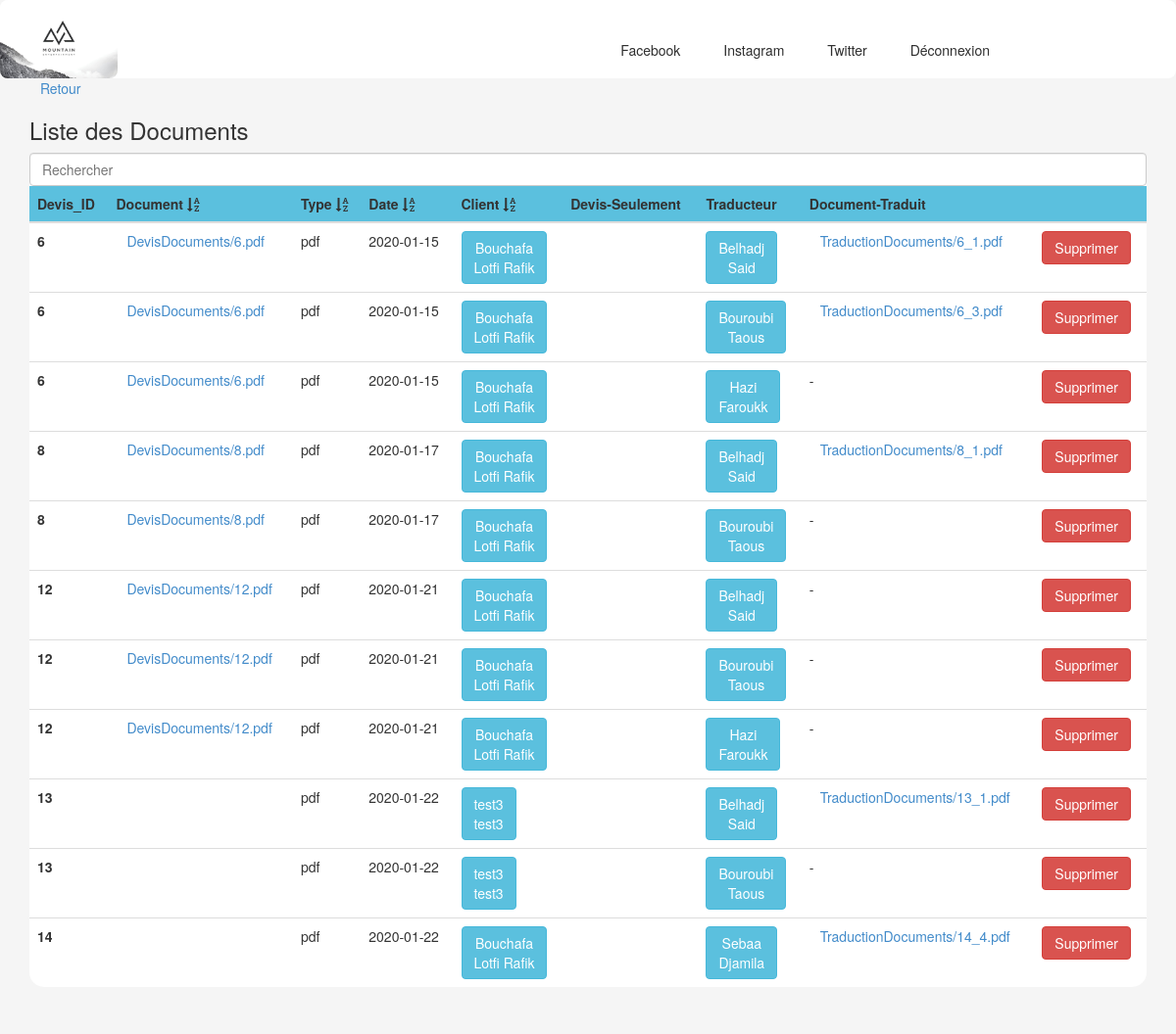
Screenshot of /admin.php?p=gestionDocument (signed in) with the database file from the repository.
### tables this page shows
CREATE TABLE `devis` (
  `id` int(11) NOT NULL,
  `client_id` int(11) NOT NULL,
  `nom` varchar(255) DEFAULT NULL,
  `prenom` varchar(255) DEFAULT NULL,
  `email` varchar(255) DEFAULT NULL,
  `tel` varchar(10) DEFAULT NULL,
  `adresse` varchar(255) DEFAULT NULL,
  `langue_s` varchar(255) NOT NULL,
  `langue_d` varchar(255) NOT NULL,
  `traduction_type` int(11) NOT NULL,
  `comment` text DEFAULT NULL,
  `assermente` tinyint(1) NOT NULL DEFAULT 0,
  `file_path` varchar(255) DEFAULT NULL,
  `date` date NOT NULL DEFAULT current_timestamp()
);

CREATE TABLE `client` (
  `id` int(11) NOT NULL,
  `email` varchar(255) NOT NULL,
  `password` varchar(255) NOT NULL,
  `firstname` varchar(255) DEFAULT NULL,
  `lastname` varchar(255) DEFAULT NULL,
  `tel` varchar(10) DEFAULT NULL,
  `fax` varchar(10) DEFAULT NULL,
  `wilaya` varchar(255) DEFAULT NULL,
  `commune` varchar(255) DEFAULT NULL,
  `adress` varchar(255) DEFAULT NULL,
  `idbloquer` int(11) DEFAULT NULL
);

CREATE TABLE `traducteur` (
  `id` int(11) NOT NULL,
  `email` varchar(255) NOT NULL,
  `password` varchar(255) NOT NULL,
  `firstname` varchar(255) DEFAULT NULL,
  `lastname` varchar(255) DEFAULT NULL,
  `tel` varchar(10) DEFAULT NULL,
  `fax` varchar(10) DEFAULT NULL,
  `wilaya` varchar(255) DEFAULT NULL,
  `commune` varchar(255) DEFAULT NULL,
  `adress` varchar(255) DEFAULT NULL,
  `langue1` varchar(255) DEFAULT NULL,
  `langue2` varchar(255) DEFAULT NULL,
  `langue3` varchar(255) DEFAULT NULL,
  `langue4` varchar(255) DEFAULT NULL,
  `langue5` varchar(255) DEFAULT NULL,
  `assermente` tinyint(1) DEFAULT 0,
  `idbloquer` int(11) DEFAULT NULL
);

CREATE TABLE `traduction` (
  `devis_id` int(11) NOT NULL,
  `traducteur_id` int(11) NOT NULL,
  `file_path` varchar(255) DEFAULT NULL,
  `note` enum('0','1','2','3','4','5') NOT NULL,
  `date_d` date NOT NULL DEFAULT current_timestamp()
);

### controller/admin/controller.php (called while the page is built, shortened)
<?php
class  Controller {
  public function render($vue,$data=[],$error=[])
  {
    require 'view/admin/'.$vue.'.php';
    require 'view/admin/template/index.php';
    exit(0);
  }
}

### controller/admin/Admincontroleur.php (called while the page is built, shortened)
<?php
class Admincontroleur extends controller {
    public function gestionDocument()
    {
        $devis = new devis();
        $traducteur = new traducteur();
        $devisTraducteur = new devisTraducteur();
        $demandeTraduction = new demandeTraduction();
        $traduction = new traduction();
        $client = new client();
        $data['devis'] = $devis->getAll();
        $j = 0;
        foreach ($data['devis'] as $devis)
        {
            $listTraducteurId = $devisTraducteur->getAll($devis['id']);
            $data['devis'][$j]['clientInfo'] = $client->listec(array("id" => $devis['client_id']));
            $data['devis'][$j]['traducteursInfo'] = false;
            if($listTraducteurId)
            {
                $i = 0;
                foreach ($listTraducteurId as $traducteurId)
                {
                    $data['devis'][$j]['demandeTraduction'][$i] = $demandeTraduction->listec(array("devis_id" => $devis['id'],"traducteur_id" => $traducteurId['traducteur_id']))[0];
                    $data['devis'][$j]['traduction'][$i] = $traduction->listec(array("devis_id" => $devis['id'],"traducteur_id" => $traducteurId['traducteur_id']))[0];
                    $data['devis'][$j]['traducteursInfo'][$i] = $traducteur->listec(array("id" => $traducteurId['traducteur_id']));
                    $i++;
                }
            }
            $j++;
        }
        $this->render('gestionDocument',$data);
    }
}

### core/DataBase/database.php (called while the page is built, shortened)
<?php
class dataBase{
	private $db_name;
    private $db_host;
    private $db_user;
    private $db_pass;
    private $pdo;
    public function __construct($db_name="TDW",$db_host='localhost',$db_user='root',$db_pass='')
    {
    	$this->db_name=$db_name;
    	$this->db_host=$db_host;
    	$this->db_user=$db_user;
    	$this->db_pass=$db_pass;
    	$this->pdo=$this->getPdo();
    }
    private function getPdo()
    {
    	if(is_null($this->pdo))
    	{
    		$this->pdo=new PDO('mysql:dbname='.$this->db_name.';localhost='.$this->db_host.'',''.$this->db_user.'',''.$this->db_pass.'');
    		$this->pdo->setAttribute(PDO::ATTR_ERRMODE,PDO::ERRMODE_EXCEPTION);
    	}
    	return $this->pdo;
    }
    public function query($statement)
    {
     $query=$this->pdo->query($statement);
     $result=$query->fetchAll(PDO::FETCH_ASSOC);
     if(!empty($result))
     {
        return $result;
     }
     return false;
    }
    public function prepare($statement,$argument)
    {
    	$query=$this->pdo->prepare($statement);
    	$query->execute($argument);
        if(strpos($statement,'UPDATE')!==0   AND strpos ($statement,'INSERT')!==0 AND strpos($statement,'DELETE')!==0)
        {
            $result=$query->fetchAll(PDO::FETCH_ASSOC);
             if(!empty($result))
             {
                return $result;
             }
             return false;
        }
    }
}

### model/devis.php (called while the page is built, shortened)
<?php
class devis extends \core\model\table{
    protected $table = "devis";
	protected $db;
	public function __construct(){
		$db = new database();
		$this->db = $db;
    }
    public function getAll()
    {
        $listDevis = $this->db->query('SELECT * FROM '.$this->table);
		return $listDevis;
    }
}

### core/model/table.php (called while the page is built, shortened)
<?php
class table
{
    protected $table = "";
    protected $db = "";
    public function select($array=[])
    {
        $sql_parts=[];
        $arguments=[];
        $i = 0;
        foreach($array as $k=>$v)
        {
            $sql_parts[$i]= $k.'=?';
            $arguments[$i]=$v;
            $i++;
        }
        $a = implode(" and ",$sql_parts);
        $statement = 'SELECT * from '.$this->table.' WHERE ' .$a;
        return ($this->db->prepare($statement,$arguments));
    }
}

### model/client.php (called while the page is built, shortened)
<?php
class client extends \core\model\table{
	public function __construct(){
		$db = new database();
		$this->db = $db;
	}
	public function listec($array=[])
	{
		$data = $this->select($array);
		return $data;
	}
 }

### model/traducteur.php (called while the page is built, shortened)
<?php
class traducteur extends \core\model\table{
	public function __construct(){
		$db = new database();
		$this->db = $db;
	}
	public function listec($array=[])
	{
		$data = $this->select($array);
		return $data;
	}
 }

### model/traduction.php (called while the page is built, shortened)
<?php
class traduction extends \core\model\table{
	public function __construct(){
		$db = new database();
		$this->db = $db;
    }
    public function listec($array=[])
	{
		$data = $this->select($array);
		return $data;
    }
}

### view/admin/gestionDocument.php (the view, shortened to what this page needs)
<div class="container">
<div class="row">
 <div class="col-md-12">
 <a href="?p=home"><i class="glyphicon glyphicon-arrow-left"></i>Retour</a>
 <h3> Liste des Documents</h6>
      <input type="text" class="form-control col-md-5" id="myInput" onkeyup="myFunction()" placeholder="Rechercher">
			<div class="ttable">
			<table class="table" id="myTable">
			<thead  style ="background-color:#5BC0DE;"class="entet">
			<tr>
			<th scope="col">Devis_ID</th>
      <th scope="col">Document
            <i  onclick="sortTable(0)" class="fa fa-sort-alpha-down"> </i>
       </th>
			<th scope="col">Type
            <i  onclick="sortTable(1)" class="fa fa-sort-alpha-down"> </i>
            </th>
			<th scope="col">Date
            <i  onclick="sortTable(2)" class="fa fa-sort-alpha-down"> </i>
            </th>
			<th scope="col">Client
            <i  onclick="sortTable(3)" class="fa fa-sort-alpha-down"> </i>
            </th>
      <th scope="col">Devis-Seulement</th>
      <th scope="col">Traducteur</th>
      <th scope="col">Document-Traduit</th>
      <th scope="col"></th>
			</tr>
		</thead>
		<tbody>
      <?php
		if($data['devis'])
		{
			foreach ($data['devis'] as $devis)
			{
        if($devis['traducteursInfo'])
        {
          $j = 0;
          foreach ($devis['traducteursInfo'] as $traducteurId)
          {?>
            <tr  style="cursor: pointer ; " class="lien" >
              <th scope="row"><?php echo $devis['id'] ?></th>
              <td><i class="glyphicon glyphicon-file" style="color:red;"></i><a target="_blank" href="?p=downDevis&did=<?php echo $devis['id']?>"><?php echo $devis['file_path'] ?></td>
              <td>pdf</td>
              <td><?php echo $devis['date'] ?></td>
              <td><a target="_blank" href="?p=clientProfile&id=<? echo $devis['client_id'] ?>" ><button class="btn btn-info"><?php echo $devis['clientInfo'][0]['lastname'].'<br>'.$devis['clientInfo'][0]['firstname'] ?></button></a></td>
              <?php if($devis['demandeTraduction'][$j])
              {
                ?>								<td><i class="glyphicon glyphicon-ok" style="color:green"></i></td>
              <?php
              }
              else
              {?>
              								<td><i class="glyphicon glyphicon-remove" style="color:red"></i></td>
             <?}
              ?>
              <td><a target="_blank" href="?p=traducteurProfile&id=<? echo $traducteurId[0]['id'] ?>" ><button class="btn btn-info"><?php echo $traducteurId[0]['lastname'].'<br>'.$traducteurId[0]['firstname'] ?></button></a></td>
              <?php if($devis['traduction'][$j])
              {
                ?>
               <td><i class="glyphicon glyphicon-file" style="color:red;"></i><a target="_blank" href="?p=downTrad&did=<?php echo $devis['id']?>&tid=<? echo $traducteurId['id'] ?>"><?php echo $devis['traduction'][$j]['file_path'] ?></td>
              <?php
              }
              else
              {
                ?>
                <td>-</td>
              <?php
              }
              ?>
              <td><a href="?p=supDocument&did=<?php echo $devis['id']?>&tid=<?php  echo $traducteurId['id'] ?>"><button class="btn-editdevis btn btn-danger">Supprimer</button></a></td>
          </tr>
      <?php
              $j++;
      		}
        }
			}
		}
			?>
		</tbody>
		</table>
		</div>
</div>
</div>
</div>

### view/admin/template/template.css (style rules this page uses)
html, body { height: 100%; width: 100%; margin: 0px; font-family:Helvetica,Arial,sans-serif; font-size: 15px; line-height: 1.42857; color: #222; background-color:#f5f5f5 !important;; }

### view/css/tableaustyle.css (style rules this page uses)
.ttable { background-color: #FFFFFF; width: auto; height: auto; max-height: none; max-width: none; border-radius: 15px; }

### rows the page displays
devis: id "6", file_path "DevisDocuments/6.pdf", date "2020-01-15", client.lastname "Bouchafa", client.firstname "Lotfi Rafik"
traducteur: lastname "Belhadj", firstname "Said"
traduction: file_path "TraductionDocuments/6_1.pdf"
traducteur: lastname "Bouroubi", firstname "Taous"
traduction: file_path "TraductionDocuments/6_3.pdf"
traducteur: lastname "Hazi", firstname "Faroukk"
devis: id "8", file_path "DevisDocuments/8.pdf", date "2020-01-17", client.lastname "Bouchafa", client.firstname "Lotfi Rafik"
traduction: file_path "TraductionDocuments/8_1.pdf"
devis: id "12", file_path "DevisDocuments/12.pdf", date "2020-01-21", client.lastname "Bouchafa", client.firstname "Lotfi Rafik"
devis: id "13", date "2020-01-22", client.lastname "test3", client.firstname "test3"
traduction: file_path "TraductionDocuments/13_1.pdf"
devis: id "14", date "2020-01-22", client.lastname "Bouchafa", client.firstname "Lotfi Rafik"
traducteur: lastname "Sebaa", firstname "Djamila"
traduction: file_path "TraductionDocuments/14_4.pdf"
